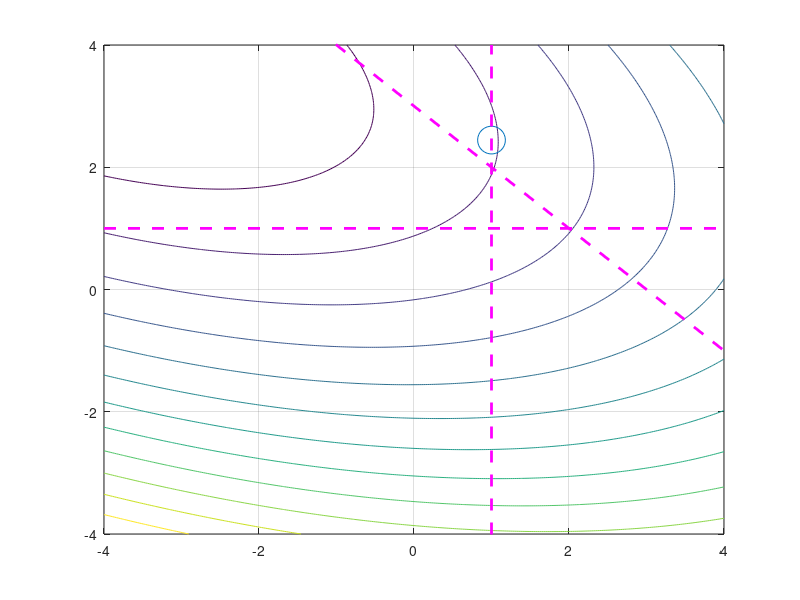

Reproduce this figure in MATLAB.
%%% Contours for a performance index
%%%  J=0.5x'Sx+b'*x+c
b=[1 1]'; 
b=[1 -5]'; %% move centre
c=3;
S=[0.8 0.6;0.6 1.8];
M=[-1 0;0 -1;-1 -1];
d=[-1;-1;-3];
opt.Algorithm='active-set';

xunconstrained=-inv(S)*b
xopt=quadprog(S,b,M,d,[],[],[],[],[],opt)

x=linspace(-4,4,300);
y=x;
for k=1:length(x);
    for kk=1:length(y);
        z=[x(k);y(kk)];
        J(k,kk)=0.5*z'*S*z+z'*b+c;
    end
end
figure(1); clf reset;
contour(x,y,J',12);hold on
plot(xopt(1),xopt(2),'o','markersize',20)
plot(xunconstrained(1),xunconstrained(2),'b+','markersize',20)

grid

plot([1 1],[-6,4],'m--','linewidth',2);
plot([-4,4],[1 ,1],'m--','linewidth',2);
plot([-3,4],[6,-1],'m--','linewidth',2);

